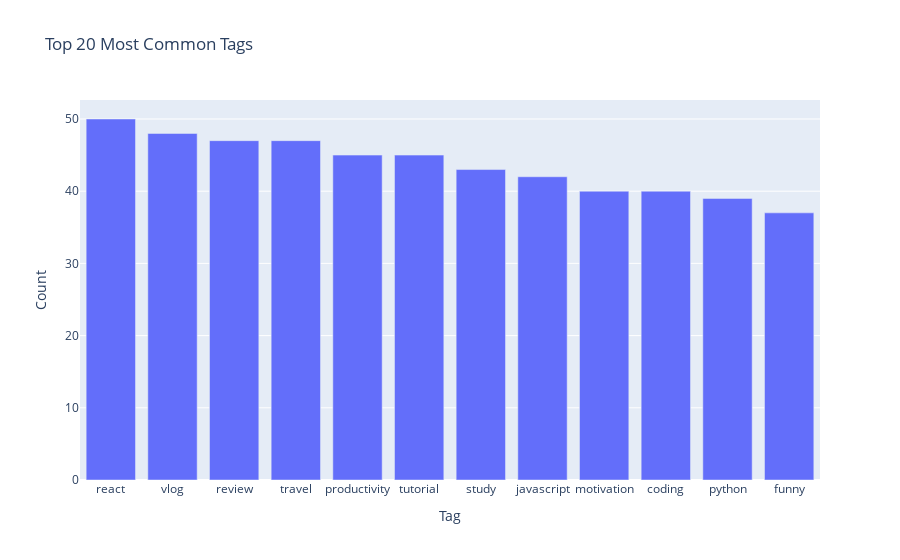

Source (notebook cell):
### Code cell
# 6. Tag Analysis (Optional Text Processing)

from collections import Counter

all_tags = df['Tags'].dropna().str.split(',').sum()
tag_counts = Counter(all_tags)

# Convert to DataFrame
tag_df = pd.DataFrame(tag_counts.items(), columns=['Tag', 'Count']).sort_values(by='Count', ascending=False)

# Plot
fig = px.bar(tag_df.head(20), x='Tag', y='Count', title='Top 20 Most Common Tags')
fig.show()

### Figure 1 — Plotly figure (JSON) as saved in the notebook; plotly's stock layout.template omitted (floating-point values rounded to 4 significant figures)
{"data": [{"hovertemplate": "Tag=%{x}<br>Count=%{y}<extra></extra>", "legendgroup": "", "marker": {"color": "#636efa", "pattern": {"shape": ""}}, "name": "", "orientation": "v", "showlegend": false, "textposition": "auto", "type": "bar", "x": ["react", "vlog", "review", "travel", "productivity", "tutorial", "study", "javascript", "motivation", "coding", "python", "funny"], "xaxis": "x", "y": [50, 48, 47, 47, 45, 45, 43, 42, 40, 40, 39, 37], "yaxis": "y"}], "layout": {"barmode": "relative", "legend": {"tracegroupgap": 0}, "title": {"text": "Top 20 Most Common Tags"}, "xaxis": {"anchor": "y", "domain": [0, 1], "title": {"text": "Tag"}}, "yaxis": {"anchor": "x", "domain": [0, 1], "title": {"text": "Count"}}}}
